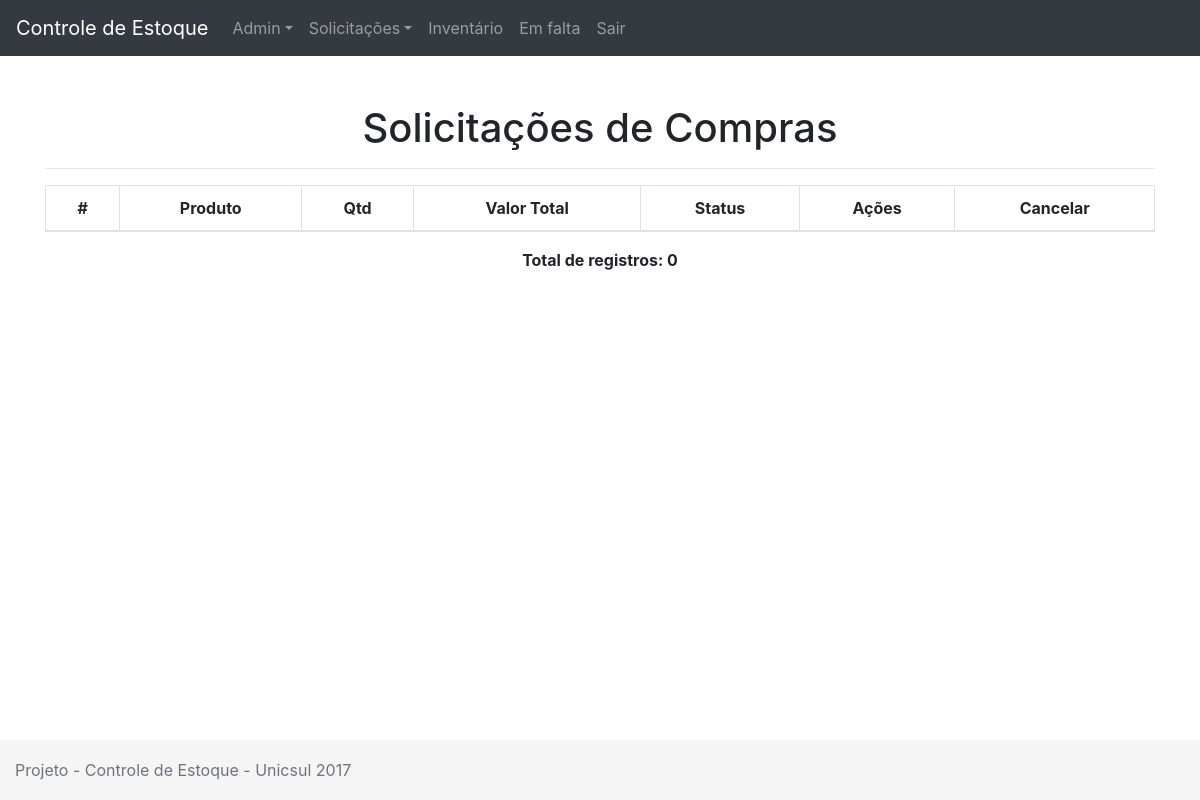
Page /index.php/compras on the earlier database version.
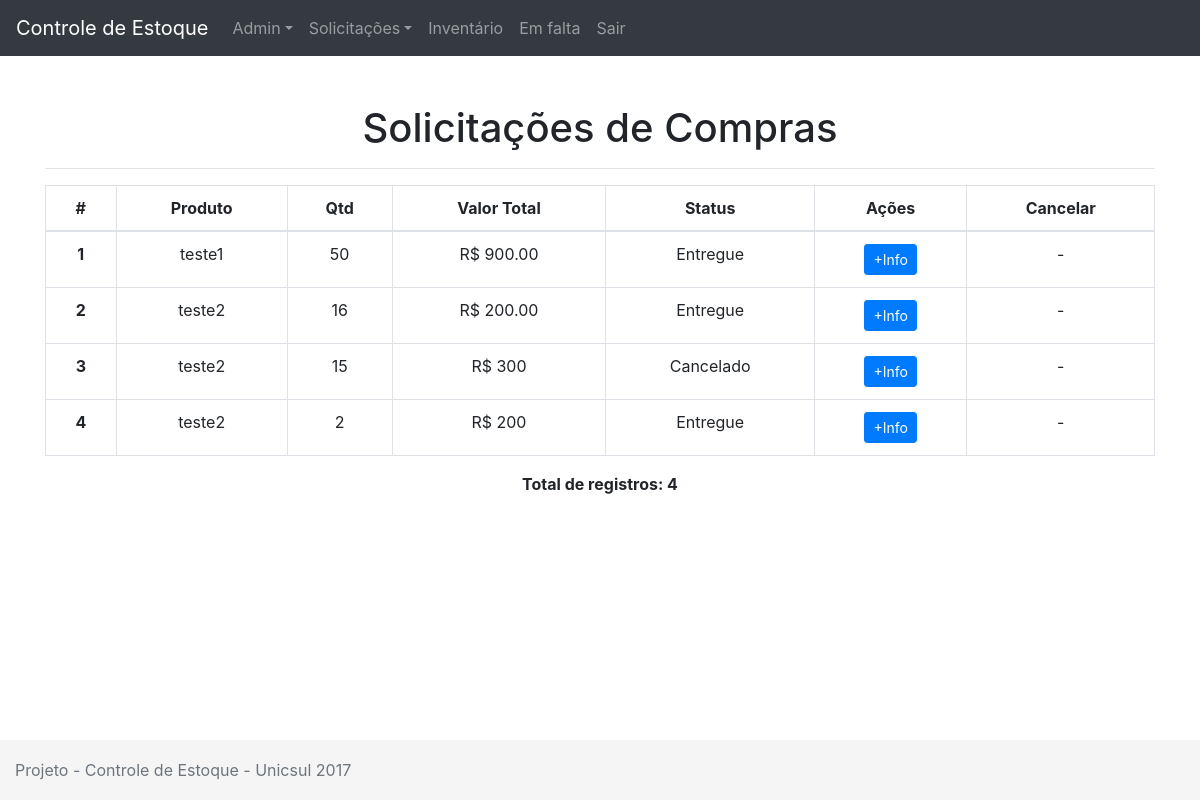
Same page on the later database version.
### tables this page shows
CREATE TABLE `compras` (
  `id` int(11) NOT NULL,
  `id_produto` int(11) NOT NULL,
  `id_fornecedor` int(11) NOT NULL,
  `id_usuario` int(11) NOT NULL,
  `qtd` int(11) NOT NULL,
  `valor` varchar(255) NOT NULL,
  `status` int(11) NOT NULL DEFAULT '1',
  `nfcompra` varchar(10) DEFAULT NULL,
  `datasolicitacao` date NOT NULL,
  `dataaprovado` date DEFAULT NULL,
  `dataentregue` date DEFAULT NULL
);

CREATE TABLE `produtos` (
  `id` int(11) NOT NULL,
  `descricao` varchar(255) NOT NULL,
  `tipo` varchar(255) NOT NULL,
  `status` tinyint(1) NOT NULL,
  `preco` float NOT NULL,
  `qtd` int(11) NOT NULL,
  `acionamento` int(11) NOT NULL,
  `min` int(11) NOT NULL,
  `max` int(11) NOT NULL
);

### application/controllers/Compras.php (called while the page is built, shortened)
<?php
class Compras extends CI_Controller
{
	public function index()
	{
		$this->load->view('menu');
		$this->load->model('produtos_model', 'produtos');
		$this->load->model('compras_model', 'compras');
		$qp = $this->produtos->getProdutos();
		$query = $this->compras->getCompras();
		$dados['compras'] = $query;
		$dados['produtos'] = $qp;
		$this->load->view('compra/listarcompras', $dados);
		$this->load->view('rodape');
	}
}

### index.php (called while the page is built, shortened)
<?php
require_once BASEPATH.'core/CodeIgniter.php';

### application/models/Compras_model.php (called while the page is built, shortened)
<?php
class Compras_model extends CI_Model
{
	public function getCompras()
	{
		$query = $this->db->get('compras');
		return $query->result();
	}
}

### application/models/Produtos_model.php (called while the page is built, shortened)
<?php
class Produtos_model extends CI_Model
{
	public function getProdutos()
	{
		$query = $this->db->get('produtos');
		return $query->result();
	}
}

### application/views/compra/listarcompras.php (the view, shortened to what this page needs)
<br>
<div class="container">
	<br>
	<h1 class="text-center">Solicitações de Compras</h1>
	<hr>
	<table class="table table-bordered">
		<thead class="table-inverse">
			<tr>
				<td class='text-center' scope="row"><b>#</b></td>
				<td class='text-center'><b>Produto</b></td>
				<td class='text-center'><b>Qtd</b></td>
				<td class='text-center'><b>Valor Total</b></td>
				<td class='text-center'><b>Status</b></td>
				<td class='text-center'><b>Ações</b></td>
				<td class='text-center'><b>Cancelar</b></td>
			</tr>
		</thead>
		<tbody>
			<?php
			$contador = 0;
			foreach ($compras as $compra): ?>
			<tr>
				<th class='text-center' scope="row"><?=$compra->id;?></td>
				<?php foreach ($produtos as $produto):
					if($produto->id == $compra->id_produto){
				?>
						<td class='text-center'><?=$produto->descricao;?></td>
				<?php
						break;
					}
				endforeach;?>
				<td class='text-center'><?=$compra->qtd;?></td>
				<td class='text-center'>R$ <?=$compra->valor;?></td>
				<td class='text-center'>
				<?php
					if($compra->status == 0)
					{
						echo "Cancelado";
					} else if($compra->status == 1)
					{
						echo "Aguardando Aprovação";
					} else if ($compra->status == 2)
					{
						echo "Aprovada";
					} else if($compra->status == 3)
					{
						echo "Aguardando Entrega";
					} else if($compra->status == 4)
					{
						echo "Entregue";
					}
				?>
				</td>
				<td class='text-center'>
					<a href="<?=base_url('compras/info/' . $compra->id)?>" class="btn btn-sm btn-primary">+Info</a>
				</td>
				<td class='text-center'>
					<?php if($compra->status != 4 && $compra->status != 0) { ?>
						<a href="<?=base_url('compras/cancelarcompra/' . $compra->id)?>" class="btn btn-sm btn-danger"><i class="fa fa-times" aria-hidden="true"></i></a>
					<?php } else {
							echo "-";
						} ?>
				</td>
			</tr>
			<?php $contador++; endforeach;?>
		</tbody>
	</table>
	<p class="text-center"><b>Total de registros: <?=$contador;?></b></p>
</div>

### application/views/menu.php (shortened to what this page needs)
<html lang="en">
  <head>
    <link rel="stylesheet" href="https://maxcdn.bootstrapcdn.com/bootstrap/4.0.0-beta/css/bootstrap.min.css">
    <link href="/unicsulerp/bootstrap/css/sticky-footer.css" rel="stylesheet">
    <link href="/unicsulerp/awesome/css/font-awesome.min.css" rel="stylesheet">
  </head>
  <body>
    <nav class="navbar navbar-expand-lg navbar-dark bg-dark">
      <a class="navbar-brand" href="#">Controle de Estoque</a>
      <div class="collapse navbar-collapse" id="navbarNav">
        <ul class="navbar-nav">
          <li class="nav-item dropdown">
            <a class="nav-link dropdown-toggle" href="" id="navbarDropdownMenuLink" data-toggle="dropdown" aria-haspopup="true" aria-expanded="false">Admin</a>
          </li>
          <li class="nav-item dropdown">
            <a class="nav-link dropdown-toggle" href="" id="navbarDropdownMenuLink" data-toggle="dropdown" aria-haspopup="true" aria-expanded="false">Solicitações</a>
          </li>
          <li class="nav-item">
            <a class="nav-link" href="<?=base_url('produtos/inventario');?>">Inventário</a>
          </li>
          <li class="nav-item">
            <a class="nav-link" href="<?=base_url('produtos/painel');?>">Em falta</a>
          </li>
          <li class="nav-item">
            <a class="nav-link" href="<?=base_url('login/logout');?>">Sair</a>
          </li>
        </ul>
      </div>
    </nav>

### application/views/rodape.php (shortened to what this page needs)
	<footer class="footer">
      <div class="container-fluid">
        <span class="text-muted">Projeto - Controle de Estoque - Unicsul 2017</span>
      </div>
    </footer>
  </body>
</html>

Differences in the rows shown:
added compras: id "1", qtd "50", valor "900.00", status "Entregue"
added produtos: descricao "teste1", shown under "1"
added compras: id "2", qtd "16", valor "200.00", status "Entregue"
added produtos: descricao "teste2"
added compras: id "3", qtd "15", valor "300", status "Cancelado"
added compras: id "4", qtd "2", valor "200", status "Entregue"
Other differences:
$contador: "0" → "4"
